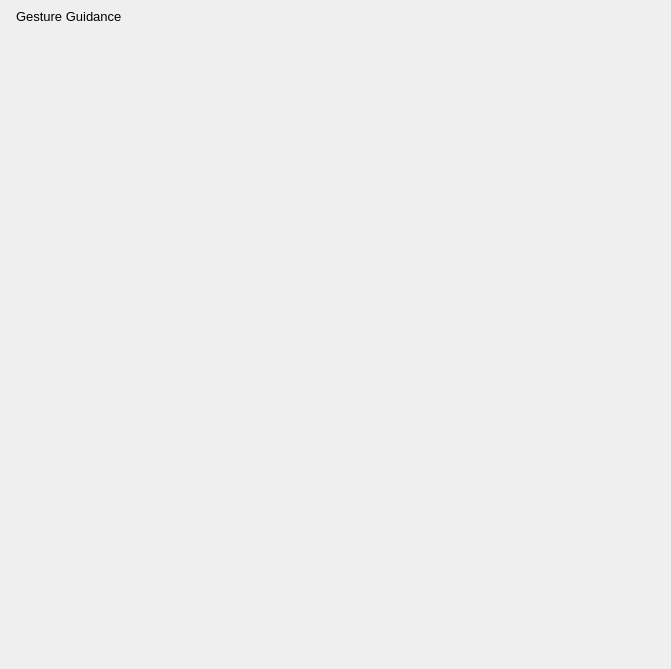
<?xml version="1.0" encoding="UTF-8"?>
<ui version="4.0">
 <class>GestureGuidance</class>
 <widget class="QWidget" name="GestureGuidance">
  <property name="geometry">
   <rect>
    <x>0</x>
    <y>0</y>
    <width>671</width>
    <height>669</height>
   </rect>
  </property>
  <property name="minimumSize">
   <size>
    <width>0</width>
    <height>0</height>
   </size>
  </property>
  <property name="maximumSize">
   <size>
    <width>16777215</width>
    <height>16777215</height>
   </size>
  </property>
  <property name="windowTitle">
   <string notr="true">Touchpad</string>
  </property>
  <layout class="QVBoxLayout" name="verticalLayout_2">
   <property name="spacing">
    <number>2</number>
   </property>
   <property name="leftMargin">
    <number>0</number>
   </property>
   <property name="topMargin">
    <number>0</number>
   </property>
   <property name="rightMargin">
    <number>9</number>
   </property>
   <property name="bottomMargin">
    <number>12</number>
   </property>
   <item>
    <layout class="QHBoxLayout" name="horizontalLayout_2">
     <property name="leftMargin">
      <number>16</number>
     </property>
     <property name="rightMargin">
      <number>0</number>
     </property>
     <item>
      <widget class="QLabel" name="label">
       <property name="minimumSize">
        <size>
         <width>0</width>
         <height>32</height>
        </size>
       </property>
       <property name="sizeIncrement">
        <size>
         <width>0</width>
         <height>0</height>
        </size>
       </property>
       <property name="font">
        <font>
         <pointsize>10</pointsize>
        </font>
       </property>
       <property name="text">
        <string>Gesture Guidance</string>
       </property>
       <property name="indent">
        <number>-1</number>
       </property>
      </widget>
     </item>
     <item>
      <spacer name="horizontalSpacer">
       <property name="orientation">
        <enum>Qt::Horizontal</enum>
       </property>
       <property name="sizeHint" stdset="0">
        <size>
         <width>40</width>
         <height>20</height>
        </size>
       </property>
      </spacer>
     </item>
    </layout>
   </item>
   <item>
    <layout class="QVBoxLayout" name="verticalLayout_8">
     <property name="spacing">
      <number>0</number>
     </property>
     <item>
      <widget class="QFrame" name="frame">
       <property name="frameShape">
        <enum>QFrame::StyledPanel</enum>
       </property>
       <property name="frameShadow">
        <enum>QFrame::Raised</enum>
       </property>
      </widget>
     </item>
    </layout>
   </item>
   <item>
    <spacer name="verticalSpacer">
     <property name="orientation">
      <enum>Qt::Vertical</enum>
     </property>
     <property name="sizeHint" stdset="0">
      <size>
       <width>20</width>
       <height>0</height>
      </size>
     </property>
    </spacer>
   </item>
  </layout>
 </widget>
 <layoutdefault spacing="6" margin="11"/>
 <resources/>
 <connections/>
</ui>
